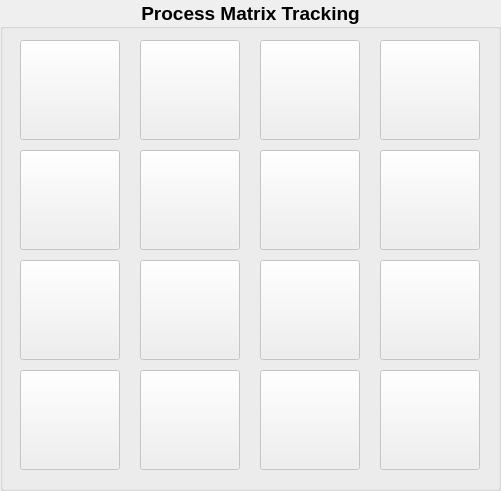
   <widget class="QGroupBox" name="groupBox_3">
    <property name="geometry">
     <rect>
      <x>540</x>
      <y>20</y>
      <width>501</width>
      <height>491</height>
     </rect>
    </property>
    <property name="minimumSize">
     <size>
      <width>500</width>
      <height>300</height>
     </size>
    </property>
    <property name="baseSize">
     <size>
      <width>500</width>
      <height>300</height>
     </size>
    </property>
    <property name="font">
     <font>
      <pointsize>14</pointsize>
      <weight>75</weight>
      <bold>true</bold>
     </font>
    </property>
    <property name="cursor">
     <cursorShape>ArrowCursor</cursorShape>
    </property>
    <property name="mouseTracking">
     <bool>true</bool>
    </property>
    <property name="layoutDirection">
     <enum>Qt::LeftToRight</enum>
    </property>
    <property name="title">
     <string>Process Matrix Tracking</string>
    </property>
    <property name="alignment">
     <set>Qt::AlignCenter</set>
    </property>
    <widget class="QPushButton" name="matButton01_2">
     <property name="enabled">
      <bool>false</bool>
     </property>
     <property name="geometry">
      <rect>
       <x>20</x>
       <y>40</y>
       <width>100</width>
       <height>100</height>
      </rect>
     </property>
     <property name="cursor">
      <cursorShape>PointingHandCursor</cursorShape>
     </property>
     <property name="mouseTracking">
      <bool>true</bool>
     </property>
     <property name="styleSheet">
      <string notr="true">QPushButton::checked{
	background-color: rgb(44, 116, 179);
}</string>
     </property>
     <property name="text">
      <string/>
     </property>
     <property name="icon">
      <iconset>
       <normaloff>../../../../../Downloads/Telegram Desktop/01.jpg</normaloff>../../../../../Downloads/Telegram Desktop/01.jpg</iconset>
     </property>
     <property name="iconSize">
      <size>
       <width>90</width>
       <height>90</height>
      </size>
     </property>
     <property name="checkable">
      <bool>true</bool>
     </property>
     <property name="checked">
      <bool>false</bool>
     </property>
    </widget>
    <widget class="QPushButton" name="matButton11_2">
     <property name="enabled">
      <bool>false</bool>
     </property>
     <property name="geometry">
      <rect>
       <x>20</x>
       <y>150</y>
       <width>100</width>
       <height>100</height>
      </rect>
     </property>
     <property name="cursor">
      <cursorShape>PointingHandCursor</cursorShape>
     </property>
     <property name="mouseTracking">
      <bool>true</bool>
     </property>
     <property name="styleSheet">
      <string notr="true">QPushButton::checked{
	background-color: rgb(44, 116, 179);
}</string>
     </property>
     <property name="text">
      <string/>
     </property>
     <property name="icon">
      <iconset>
       <normaloff>../../../../../Downloads/Telegram Desktop/11.jpg</normaloff>../../../../../Downloads/Telegram Desktop/11.jpg</iconset>
     </property>
     <property name="iconSize">
      <size>
       <width>90</width>
       <height>90</height>
      </size>
     </property>
     <property name="checkable">
      <bool>true</bool>
     </property>
     <property name="checked">
      <bool>false</bool>
     </property>
    </widget>
    <widget class="QPushButton" name="matButton21_2">
     <property name="enabled">
      <bool>false</bool>
     </property>
     <property name="geometry">
      <rect>
       <x>20</x>
       <y>260</y>
       <width>100</width>
       <height>100</height>
      </rect>
     </property>
     <property name="cursor">
      <cursorShape>PointingHandCursor</cursorShape>
     </property>
     <property name="mouseTracking">
      <bool>true</bool>
     </property>
     <property name="styleSheet">
      <string notr="true">QPushButton::checked{
	background-color: rgb(44, 116, 179);
}</string>
     </property>
     <property name="text">
      <string/>
     </property>
     <property name="icon">
      <iconset>
       <normaloff>../../../../../Downloads/Telegram Desktop/21.jpg</normaloff>../../../../../Downloads/Telegram Desktop/21.jpg</iconset>
     </property>
     <property name="iconSize">
      <size>
       <width>90</width>
       <height>90</height>
      </size>
     </property>
     <property name="checkable">
      <bool>true</bool>
     </property>
     <property name="checked">
      <bool>false</bool>
     </property>
    </widget>
    <widget class="QPushButton" name="matButton31_2">
     <property name="enabled">
      <bool>false</bool>
     </property>
     <property name="geometry">
      <rect>
       <x>20</x>
       <y>370</y>
       <width>100</width>
       <height>100</height>
      </rect>
     </property>
     <property name="cursor">
      <cursorShape>PointingHandCursor</cursorShape>
     </property>
     <property name="mouseTracking">
      <bool>true</bool>
     </property>
     <property name="styleSheet">
      <string notr="true">QPushButton::checked{
	background-color: rgb(44, 116, 179);
}</string>
     </property>
     <property name="text">
      <string/>
     </property>
     <property name="icon">
      <iconset>
       <normaloff>../../../../../Downloads/Telegram Desktop/31.jpg</normaloff>../../../../../Downloads/Telegram Desktop/31.jpg</iconset>
     </property>
     <property name="iconSize">
      <size>
       <width>90</width>
       <height>90</height>
      </size>
     </property>
     <property name="checkable">
      <bool>true</bool>
     </property>
     <property name="checked">
      <bool>false</bool>
     </property>
    </widget>
    <widget class="QPushButton" name="matButton02_2">
     <property name="enabled">
      <bool>false</bool>
     </property>
     <property name="geometry">
      <rect>
       <x>140</x>
       <y>40</y>
       <width>100</width>
       <height>100</height>
      </rect>
     </property>
     <property name="cursor">
      <cursorShape>PointingHandCursor</cursorShape>
     </property>
     <property name="mouseTracking">
      <bool>true</bool>
     </property>
     <property name="styleSheet">
      <string notr="true">QPushButton::checked{
	background-color: rgb(44, 116, 179);
}</string>
     </property>
     <property name="text">
      <string/>
     </property>
     <property name="icon">
      <iconset>
       <normaloff>../../../../../Downloads/Telegram Desktop/02.jpg</normaloff>../../../../../Downloads/Telegram Desktop/02.jpg</iconset>
     </property>
     <property name="iconSize">
      <size>
       <width>90</width>
       <height>90</height>
      </size>
     </property>
     <property name="checkable">
      <bool>true</bool>
     </property>
     <property name="checked">
      <bool>false</bool>
     </property>
    </widget>
    <widget class="QPushButton" name="matButton12_2">
     <property name="enabled">
      <bool>false</bool>
     </property>
     <property name="geometry">
      <rect>
       <x>140</x>
       <y>150</y>
       <width>100</width>
       <height>100</height>
      </rect>
     </property>
     <property name="cursor">
      <cursorShape>PointingHandCursor</cursorShape>
     </property>
     <property name="mouseTracking">
      <bool>true</bool>
     </property>
     <property name="styleSheet">
      <string notr="true">QPushButton::checked{
	background-color: rgb(44, 116, 179);
}</string>
     </property>
     <property name="text">
      <string/>
     </property>
     <property name="icon">
      <iconset>
       <normaloff>../../../../../Downloads/Telegram Desktop/12.jpg</normaloff>../../../../../Downloads/Telegram Desktop/12.jpg</iconset>
     </property>
     <property name="iconSize">
      <size>
       <width>90</width>
       <height>90</height>
      </size>
     </property>
     <property name="checkable">
      <bool>true</bool>
     </property>
     <property name="checked">
      <bool>false</bool>
     </property>
    </widget>
    <widget class="QPushButton" name="matButton22_2">
     <property name="enabled">
      <bool>false</bool>
     </property>
     <property name="geometry">
      <rect>
       <x>140</x>
       <y>260</y>
       <width>100</width>
       <height>100</height>
      </rect>
     </property>
     <property name="cursor">
      <cursorShape>PointingHandCursor</cursorShape>
     </property>
     <property name="mouseTracking">
      <bool>true</bool>
     </property>
     <property name="styleSheet">
      <string notr="true">QPushButton::checked{
	background-color: rgb(44, 116, 179);
}</string>
     </property>
     <property name="text">
      <string/>
     </property>
     <property name="icon">
      <iconset>
       <normaloff>../../../../../Downloads/Telegram Desktop/22.jpg</normaloff>../../../../../Downloads/Telegram Desktop/22.jpg</iconset>
     </property>
     <property name="iconSize">
      <size>
       <width>90</width>
       <height>90</height>
      </size>
     </property>
     <property name="checkable">
      <bool>true</bool>
     </property>
     <property name="checked">
      <bool>false</bool>
     </property>
    </widget>
    <widget class="QPushButton" name="matButton32_2">
     <property name="enabled">
      <bool>false</bool>
     </property>
     <property name="geometry">
      <rect>
       <x>140</x>
       <y>370</y>
       <width>100</width>
       <height>100</height>
      </rect>
     </property>
     <property name="cursor">
      <cursorShape>PointingHandCursor</cursorShape>
     </property>
     <property name="mouseTracking">
      <bool>true</bool>
     </property>
     <property name="styleSheet">
      <string notr="true">QPushButton::checked{
	background-color: rgb(44, 116, 179);
}</string>
     </property>
     <property name="text">
      <string/>
     </property>
     <property name="icon">
      <iconset>
       <normaloff>../../../../../Downloads/Telegram Desktop/32.jpg</normaloff>../../../../../Downloads/Telegram Desktop/32.jpg</iconset>
     </property>
     <property name="iconSize">
      <size>
       <width>90</width>
       <height>90</height>
      </size>
     </property>
     <property name="checkable">
      <bool>true</bool>
     </property>
     <property name="checked">
      <bool>false</bool>
     </property>
    </widget>
    <widget class="QPushButton" name="matButton03_2">
     <property name="enabled">
      <bool>false</bool>
     </property>
     <property name="geometry">
      <rect>
       <x>260</x>
       <y>40</y>
       <width>100</width>
       <height>100</height>
      </rect>
     </property>
     <property name="cursor">
      <cursorShape>PointingHandCursor</cursorShape>
     </property>
     <property name="mouseTracking">
      <bool>true</bool>
     </property>
     <property name="styleSheet">
      <string notr="true">QPushButton::checked{
	background-color: rgb(44, 116, 179);
}</string>
     </property>
     <property name="text">
      <string/>
     </property>
     <property name="icon">
      <iconset>
       <normaloff>../../../../../Downloads/Telegram Desktop/03.jpg</normaloff>../../../../../Downloads/Telegram Desktop/03.jpg</iconset>
     </property>
     <property name="iconSize">
      <size>
       <width>90</width>
       <height>90</height>
      </size>
     </property>
     <property name="checkable">
      <bool>true</bool>
     </property>
     <property name="checked">
      <bool>false</bool>
     </property>
    </widget>
    <widget class="QPushButton" name="matButton13_2">
     <property name="enabled">
      <bool>false</bool>
     </property>
     <property name="geometry">
      <rect>
       <x>260</x>
       <y>150</y>
       <width>100</width>
       <height>100</height>
      </rect>
     </property>
     <property name="cursor">
      <cursorShape>PointingHandCursor</cursorShape>
     </property>
     <property name="mouseTracking">
      <bool>true</bool>
     </property>
     <property name="styleSheet">
      <string notr="true">QPushButton::checked{
	background-color: rgb(44, 116, 179);
}</string>
     </property>
     <property name="text">
      <string/>
     </property>
     <property name="icon">
      <iconset>
       <normaloff>../../../../../Downloads/Telegram Desktop/13.jpg</normaloff>../../../../../Downloads/Telegram Desktop/13.jpg</iconset>
     </property>
     <property name="iconSize">
      <size>
       <width>90</width>
       <height>90</height>
      </size>
     </property>
     <property name="checkable">
      <bool>true</bool>
     </property>
     <property name="checked">
      <bool>false</bool>
     </property>
    </widget>
    <widget class="QPushButton" name="matButton23_2">
     <property name="enabled">
      <bool>false</bool>
     </property>
     <property name="geometry">
      <rect>
       <x>260</x>
       <y>260</y>
       <width>100</width>
       <height>100</height>
      </rect>
     </property>
     <property name="cursor">
      <cursorShape>PointingHandCursor</cursorShape>
     </property>
     <property name="mouseTracking">
      <bool>true</bool>
     </property>
     <property name="styleSheet">
      <string notr="true">QPushButton::checked{
	background-color: rgb(44, 116, 179);
}</string>
     </property>
     <property name="text">
      <string/>
     </property>
     <property name="icon">
      <iconset>
       <normaloff>../../../../../Downloads/Telegram Desktop/23.jpg</normaloff>../../../../../Downloads/Telegram Desktop/23.jpg</iconset>
     </property>
     <property name="iconSize">
      <size>
       <width>90</width>
       <height>90</height>
      </size>
     </property>
     <property name="checkable">
      <bool>true</bool>
     </property>
     <property name="checked">
      <bool>false</bool>
     </property>
    </widget>
    <widget class="QPushButton" name="matButton33_2">
     <property name="enabled">
      <bool>false</bool>
     </property>
     <property name="geometry">
      <rect>
       <x>260</x>
       <y>370</y>
       <width>100</width>
       <height>100</height>
      </rect>
     </property>
     <property name="cursor">
      <cursorShape>PointingHandCursor</cursorShape>
     </property>
     <property name="mouseTracking">
      <bool>true</bool>
     </property>
     <property name="styleSheet">
      <string notr="true">QPushButton::checked{
	background-color: rgb(44, 116, 179);
}</string>
     </property>
     <property name="text">
      <string/>
     </property>
     <property name="icon">
      <iconset>
       <normaloff>../../../../../Downloads/Telegram Desktop/33.jpg</normaloff>../../../../../Downloads/Telegram Desktop/33.jpg</iconset>
     </property>
     <property name="iconSize">
      <size>
       <width>90</width>
       <height>90</height>
      </size>
     </property>
     <property name="checkable">
      <bool>true</bool>
     </property>
     <property name="checked">
      <bool>false</bool>
     </property>
    </widget>
    <widget class="QPushButton" name="matButton04_2">
     <property name="enabled">
      <bool>false</bool>
     </property>
     <property name="geometry">
      <rect>
       <x>380</x>
       <y>40</y>
       <width>100</width>
       <height>100</height>
      </rect>
     </property>
     <property name="cursor">
      <cursorShape>PointingHandCursor</cursorShape>
     </property>
     <property name="mouseTracking">
      <bool>true</bool>
     </property>
     <property name="styleSheet">
      <string notr="true">QPushButton::checked{
	background-color: rgb(44, 116, 179);
}</string>
     </property>
     <property name="text">
      <string/>
     </property>
     <property name="icon">
      <iconset>
       <normaloff>../../../../../Downloads/Telegram Desktop/04.jpg</normaloff>../../../../../Downloads/Telegram Desktop/04.jpg</iconset>
     </property>
     <property name="iconSize">
      <size>
       <width>90</width>
       <height>90</height>
      </size>
     </property>
     <property name="checkable">
      <bool>true</bool>
     </property>
     <property name="checked">
      <bool>false</bool>
     </property>
    </widget>
    <widget class="QPushButton" name="matButton14_2">
     <property name="enabled">
      <bool>false</bool>
     </property>
     <property name="geometry">
      <rect>
       <x>380</x>
       <y>150</y>
       <width>100</width>
       <height>100</height>
      </rect>
     </property>
     <property name="cursor">
      <cursorShape>PointingHandCursor</cursorShape>
     </property>
     <property name="mouseTracking">
      <bool>true</bool>
     </property>
     <property name="styleSheet">
      <string notr="true">QPushButton::checked{
	background-color: rgb(44, 116, 179);
}</string>
     </property>
     <property name="text">
      <string/>
     </property>
     <property name="icon">
      <iconset>
       <normaloff>../../../../../Downloads/Telegram Desktop/14.jpg</normaloff>../../../../../Downloads/Telegram Desktop/14.jpg</iconset>
     </property>
     <property name="iconSize">
      <size>
       <width>90</width>
       <height>90</height>
      </size>
     </property>
     <property name="checkable">
      <bool>true</bool>
     </property>
     <property name="checked">
      <bool>false</bool>
     </property>
    </widget>
    <widget class="QPushButton" name="matButton24_2">
     <property name="enabled">
      <bool>false</bool>
     </property>
     <property name="geometry">
      <rect>
       <x>380</x>
       <y>260</y>
       <width>100</width>
       <height>100</height>
      </rect>
     </property>
     <property name="cursor">
      <cursorShape>PointingHandCursor</cursorShape>
     </property>
     <property name="mouseTracking">
      <bool>true</bool>
     </property>
     <property name="styleSheet">
      <string notr="true">QPushButton::checked{
	background-color: rgb(44, 116, 179);
}</string>
     </property>
     <property name="text">
      <string/>
     </property>
     <property name="icon">
      <iconset>
       <normaloff>../../../../../Downloads/Telegram Desktop/24.jpg</normaloff>../../../../../Downloads/Telegram Desktop/24.jpg</iconset>
     </property>
     <property name="iconSize">
      <size>
       <width>90</width>
       <height>90</height>
      </size>
     </property>
     <property name="checkable">
      <bool>true</bool>
     </property>
     <property name="checked">
      <bool>false</bool>
     </property>
    </widget>
    <widget class="QPushButton" name="matButton34_2">
     <property name="enabled">
      <bool>false</bool>
     </property>
     <property name="geometry">
      <rect>
       <x>380</x>
       <y>370</y>
       <width>100</width>
       <height>100</height>
      </rect>
     </property>
     <property name="cursor">
      <cursorShape>PointingHandCursor</cursorShape>
     </property>
     <property name="mouseTracking">
      <bool>true</bool>
     </property>
     <property name="styleSheet">
      <string notr="true">QPushButton::checked{
	background-color: rgb(44, 116, 179);
}</string>
     </property>
     <property name="text">
      <string/>
     </property>
     <property name="icon">
      <iconset>
       <normaloff>../../../../../Downloads/Telegram Desktop/34.jpg</normaloff>../../../../../Downloads/Telegram Desktop/34.jpg</iconset>
     </property>
     <property name="iconSize">
      <size>
       <width>90</width>
       <height>90</height>
      </size>
     </property>
     <property name="checkable">
      <bool>true</bool>
     </property>
     <property name="checked">
      <bool>false</bool>
     </property>
    </widget>
   </widget>
